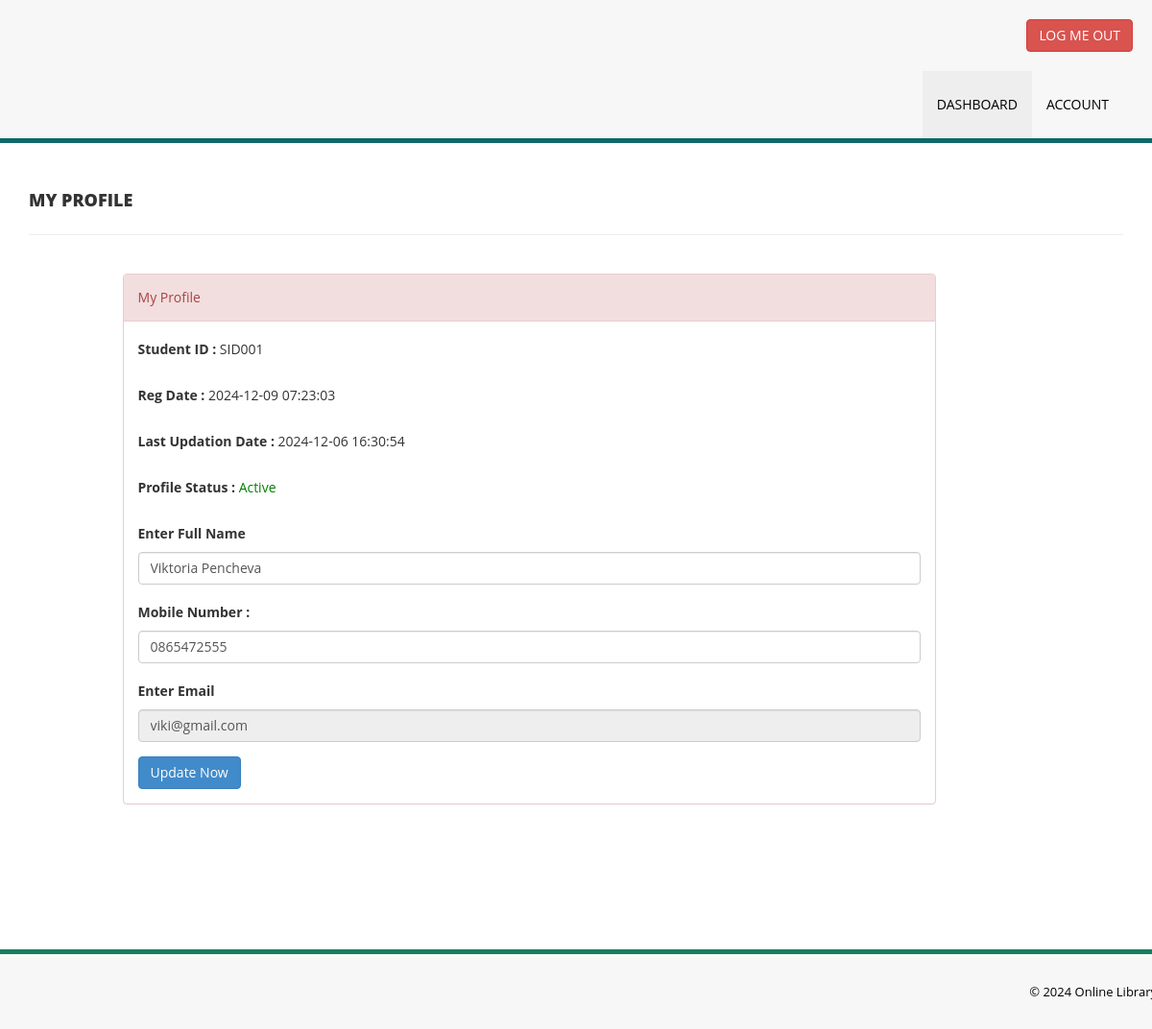
Screenshot of /my-profile.php (signed in) with the database file from the repository.
### tables this page shows
CREATE TABLE `tblstudents` (
  `id` int(11) NOT NULL,
  `StudentId` varchar(100) DEFAULT NULL,
  `FullName` varchar(120) DEFAULT NULL,
  `EmailId` varchar(120) DEFAULT NULL,
  `MobileNumber` char(11) DEFAULT NULL,
  `Password` varchar(120) DEFAULT NULL,
  `Status` int(1) DEFAULT NULL,
  `RegDate` timestamp NULL DEFAULT current_timestamp(),
  `UpdationDate` timestamp NULL DEFAULT NULL ON UPDATE current_timestamp()
);

### my-profile.php (the view, shortened to what this page needs)
<?php
include('includes/config.php');
if(strlen($_SESSION['login'])==0)
    {
header('location:index.php');
}
else{
?>
<!DOCTYPE html>
<html xmlns="http://www.w3.org/1999/xhtml">
<head>
    <link href="assets/css/bootstrap.css" rel="stylesheet" />
    <link href="assets/css/style.css" rel="stylesheet" />
</head>
<body>
<?php include('includes/header.php');?>
    <div class="content-wrapper">
         <div class="container">
        <div class="row pad-botm">
            <div class="col-md-12">
                <h4 class="header-line">My Profile</h4>
                            </div>
        </div>
             <div class="row">
<div class="col-md-9 col-md-offset-1">
               <div class="panel panel-danger">
                        <div class="panel-heading">
                           My Profile
                        </div>
                        <div class="panel-body">
                            <form name="signup" method="post">
<?php
$sid=$_SESSION['stdid'];
$sql="SELECT StudentId,FullName,EmailId,MobileNumber,RegDate,UpdationDate,Status from  tblstudents  where StudentId=:sid ";
$query = $dbh -> prepare($sql);
$query-> bindParam(':sid', $sid, PDO::PARAM_STR);
$query->execute();
$results=$query->fetchAll(PDO::FETCH_OBJ);
if($query->rowCount() > 0)
{
foreach($results as $result)
{               ?>
<div class="form-group">
<label>Student ID : </label>
<?php echo htmlentities($result->StudentId);?>
</div>
<div class="form-group">
<label>Reg Date : </label>
<?php echo htmlentities($result->RegDate);?>
</div>
<?php if($result->UpdationDate!=""){?>
<div class="form-group">
<label>Last Updation Date : </label>
<?php echo htmlentities($result->UpdationDate);?>
</div>
<?php } ?>
<div class="form-group">
<label>Profile Status : </label>
<?php if($result->Status==1){?>
<span style="color: green">Active</span>
<?php } else { ?>
<span style="color: red">Blocked</span>
<?php }?>
</div>
<div class="form-group">
<label>Enter Full Name</label>
<input class="form-control" type="text" name="fullanme" value="<?php echo htmlentities($result->FullName);?>" autocomplete="off" required />
</div>
<div class="form-group">
<label>Mobile Number :</label>
<input class="form-control" type="text" name="mobileno" maxlength="10" value="<?php echo htmlentities($result->MobileNumber);?>" autocomplete="off" required />
</div>
<div class="form-group">
<label>Enter Email</label>
<input class="form-control" type="email" name="email" id="emailid" value="<?php echo htmlentities($result->EmailId);?>"  autocomplete="off" required readonly />
</div>
<?php }} ?>
<button type="submit" name="update" class="btn btn-primary" id="submit">Update Now </button>
                                    </form>
                            </div>
                        </div>
                            </div>
        </div>
    </div>
    </div>
    <?php include('includes/footer.php');?>
</body>
</html>
<?php } ?>

### assets/css/style.css (style rules this page uses)
body { font-family: 'Open Sans', sans-serif; line-height:28px; }
.content-wrapper { margin-top: 40px; min-height:800px; padding-bottom:90px; }
.header-line { font-weight:900; padding-bottom:25px; border-bottom:1px solid #eeeeee; text-transform:uppercase; }
.pad-botm { padding-bottom:30px; }

### rows the page displays
tblstudents: StudentId "SID001", RegDate "2024-12-09 07:23:03", UpdationDate "2024-12-06 16:30:54", Status "Active", fullanme "Viktoria Pencheva", mobileno "0865472555", email "viki@gmail.com"
